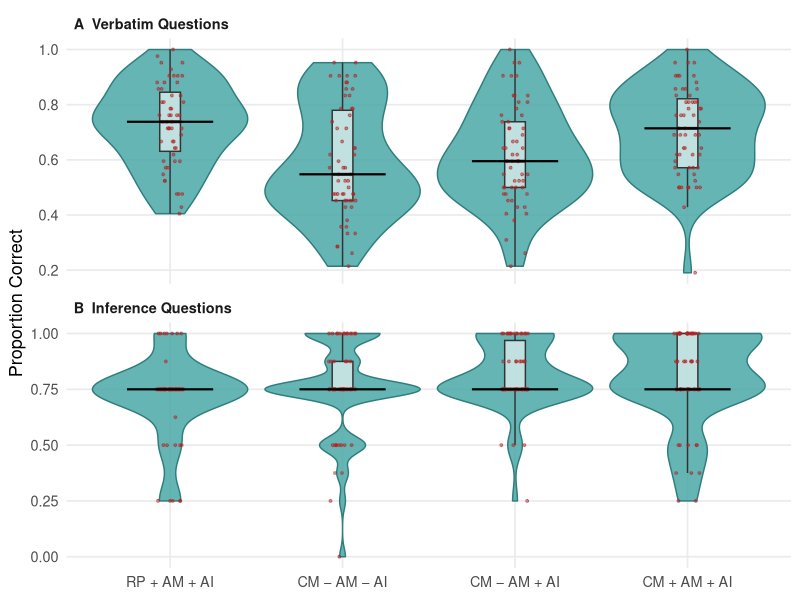

The R source for this figure:
## ---- chunk 1
library(haven)
library(dplyr)
library(tidyr)
library(ggplot2)
library(knitr)

# Partial eta-squared for a one-way (or factorial) aov object
eta_p <- function(model, term) {
  ss <- summary(model)[[1]][["Sum Sq"]]
  rn <- trimws(rownames(summary(model)[[1]]))
  ss_e <- ss[rn == term]
  ss_r <- ss[rn == "Residuals"]
  ss_e / (ss_e + ss_r)
}

# Pretty p-value
fp <- function(p) ifelse(p < 0.001, "< .001", sub("^0", "", sprintf("%.3f", p)))
## ---- chunk 2
d <- read_sav("Data.sav")
d$cond <- factor(as_factor(d$condition),
                 levels = c("RP+AM+RI", "CM-AM-RI", "CM-AM+RI", "CM+AM+RI"))
dim(d)
## ---- chunk 3
verb_cols <- c("Q1","Q2","Q3","Q4","Q5","Q6","Q7","Q8","Q9","Q10","Q11",
               "Q12_Prince_William_Sound","Q12_Alaska","Q13",
               "Q14_clams","Q14_crabs","Q14_fish","Q14_squid",
               "Q14_octopus","Q14_seaurchins","Q14_abalones")
inf_cols  <- c("Q15_protection","Q15_more_invertebrates","Q16_fur","Q16_hunting")

d$verb_score <- rowSums(sapply(d[verb_cols], as.numeric))
d$inf_score  <- rowSums(sapply(d[inf_cols],  as.numeric))
d$verbatim   <- d$verb_score / 21   # proportion correct, verbatim
d$inference  <- d$inf_score  / 4    # proportion correct, inference

c(max_verbatim_points = max(d$verb_score), max_inference_points = max(d$inf_score))
## ---- chunk 4
n_total <- nrow(d)
gender_tab <- table(as_factor(d$gender))
data.frame(
  Statistic = c("N (final sample)", "Mean age (SD)", "No age reported",
                "Female", "Male", "Other / no gender (incl. missing)"),
  Value = c(
    n_total,
    sprintf("%.2f (%.2f)", mean(d$age, na.rm = TRUE), sd(d$age, na.rm = TRUE)),
    sum(is.na(d$age)),
    sprintf("%d (%.1f%%)", gender_tab[["f"]], 100*gender_tab[["f"]]/n_total),
    sprintf("%d (%.1f%%)", gender_tab[["m"]], 100*gender_tab[["m"]]/n_total),
    sprintf("%d (%.1f%%)", gender_tab[["o"]] + sum(is.na(d$gender)),
            100*(gender_tab[["o"]] + sum(is.na(d$gender)))/n_total)
  )
)
table(d$cond)
## ---- chunk 5
desc <- d %>%
  group_by(Condition = cond) %>%
  summarise(
    n = n(),
    `Verbatim M`  = mean(verbatim),  `Verbatim SD`  = sd(verbatim),
    `Inference M` = mean(inference), `Inference SD` = sd(inference),
    `JoL M` = mean(JoL), `JoL SD` = sd(JoL),
    .groups = "drop"
  )
kable(desc, digits = 2,
      caption = "Means and SDs by condition. Compare to paper Section 3 / Figure 3.")
## ---- chunk 6
m_verb <- aov(verbatim ~ cond, data = d)
summary(m_verb)
cat(sprintf("partial eta-squared = %.3f\n", eta_p(m_verb, "cond")))
## ---- chunk 7
tk <- TukeyHSD(m_verb)$cond
kable(round(tk, 4), caption = "Tukey HSD, verbatim questions")
## ---- chunk 8
g <- d$verbatim[d$cond == "CM+AM+RI"]
thr <- mean(g) - 3 * sd(g)
d_no <- d[!(d$cond == "CM+AM+RI" & d$verbatim < thr), ]
cat(sprintf("Removed %d outlier (verbatim = %.2f, threshold = %.3f)\n",
            sum(d$cond == "CM+AM+RI" & d$verbatim < thr),
            g[g < thr], thr))

m_verb2 <- aov(verbatim ~ cond, data = d_no)
summary(m_verb2)
cat(sprintf("partial eta-squared = %.3f\n", eta_p(m_verb2, "cond")))
round(TukeyHSD(m_verb2)$cond[c("CM+AM+RI-RP+AM+RI",
                               "CM+AM+RI-CM-AM+RI",
                               "CM+AM+RI-CM-AM-RI"), "p adj"], 4)
## ---- chunk 9
m_inf <- aov(inference ~ cond, data = d)
summary(m_inf)
cat(sprintf("partial eta-squared = %.3f\n", eta_p(m_inf, "cond")))
## ---- chunk 10
kable(round(TukeyHSD(m_inf)$cond, 4), caption = "Tukey HSD, inference questions")
## ---- chunk 11
d$rp <- factor(ifelse(d$cond == "RP+AM+RI", "RP", "CM"), levels = c("RP", "CM"))
cm <- d$inference[d$rp == "CM"]; rp <- d$inference[d$rp == "RP"]
cat(sprintf("CM (collapsed): M = %.2f, SD = %.2f\n", mean(cm), sd(cm)))

tt <- t.test(inference ~ rp, data = d, var.equal = TRUE)
tt

# Cohen's d (pooled SD)
sp <- sqrt(((length(rp)-1)*var(rp) + (length(cm)-1)*var(cm)) /
             (length(rp) + length(cm) - 2))
cat(sprintf("t(%d) = %.2f, two-tailed p = %.4f, one-tailed p = %.4f, Cohen's d = %.2f\n",
            tt$parameter, tt$statistic, tt$p.value, tt$p.value/2,
            abs(mean(rp) - mean(cm)) / sp))
## ---- chunk 12
plot_df <- d %>%
  select(cond, verbatim, inference) %>%
  pivot_longer(c(verbatim, inference), names_to = "qtype", values_to = "prop") %>%
  mutate(qtype = factor(ifelse(qtype == "verbatim",
                               "A  Verbatim Questions", "B  Inference Questions"),
                        levels = c("A  Verbatim Questions", "B  Inference Questions")))

ggplot(plot_df, aes(cond, prop)) +
  geom_violin(fill = "#4aa8a8", colour = "#2f7d7d", alpha = 0.85,
              scale = "width", trim = TRUE) +
  geom_boxplot(width = 0.12, outlier.shape = NA, fill = "white", alpha = 0.6) +
  geom_jitter(width = 0.08, height = 0, size = 0.7, alpha = 0.5, colour = "#b22222") +
  stat_summary(fun = median, geom = "crossbar", width = 0.5,
               linewidth = 0.3, colour = "black") +
  facet_wrap(~ qtype, ncol = 1, scales = "free_y") +
  scale_x_discrete(labels = c("RP + AM + AI", "CM − AM − AI",
                              "CM − AM + AI", "CM + AM + AI")) +
  labs(x = NULL, y = "Proportion Correct") +
  theme_minimal(base_size = 13) +
  theme(panel.grid.minor = element_blank(),
        strip.text = element_text(face = "bold", hjust = 0))
## ---- chunk 13
m_jol <- aov(JoL ~ cond, data = d)
summary(m_jol)
cat(sprintf("partial eta-squared = %.3f\n", eta_p(m_jol, "cond")))
round(TukeyHSD(m_jol)$cond[c("CM-AM-RI-RP+AM+RI",
                             "CM-AM+RI-RP+AM+RI",
                             "CM+AM+RI-RP+AM+RI"), "p adj"], 4)
## ---- chunk 14
d %>% group_by(Condition = cond) %>%
  summarise(`% with prior experience` =
              round(100 * mean(previous_experience_learning_strategy), 1)) %>%
  kable()
m_pe <- aov(previous_experience_learning_strategy ~ cond, data = d)
summary(m_pe)
cat(sprintf("partial eta-squared = %.3f\n", eta_p(m_pe, "cond")))
## ---- chunk 15
d$pe <- as_factor(d$previous_experience_learning_strategy)
cat("Verbatim:\n"); car::Anova(lm(verbatim  ~ cond * pe, data = d), type = 2)
cat("Inference:\n"); car::Anova(lm(inference ~ cond * pe, data = d), type = 2)
## ---- chunk 16
covs <- c(previous_knowledge_sea_otter = "Prior knowledge (sea otters)",
          difficulty_text = "Text difficulty",
          interest_text = "Interest in text")
res <- lapply(names(covs), function(v) {
  a <- summary(aov(reformulate("cond", v), data = d))[[1]]
  data.frame(Measure = covs[[v]],
             F = round(a[1, "F value"], 2),
             df1 = a[1, "Df"], df2 = a[2, "Df"],
             p = fp(a[1, "Pr(>F)"]))
})
kable(do.call(rbind, res), row.names = FALSE)
## ---- chunk 17
summary_tbl <- tibble::tribble(
  ~Analysis,                                   ~`Paper`,                        ~`Reproduced`,
  "Verbatim ANOVA",                            "F(3,226)=8.33, p<.001, η²p=.10", "F=8.34, p<.001, η²p=.10",
  "Verbatim: RP vs CM+AM+AI (Tukey)",          "p=.854 (n.s.)",                 "p=.854",
  "Verbatim: RP vs CM−AM−AI (Tukey)",          "p<.001",                        "p<.001",
  "Verbatim ANOVA, outlier removed",           "F(3,225)=9.17, p<.001, η²p=.11", "F=9.17, p<.001, η²p=.11",
  "Inference ANOVA",                           "F(3,226)=2.99, p=.032, η²p=.038","F=2.99, p=.032, η²p=.038",
  "Inference: RP vs collapsed CM (t-test)",    "t(228)=2.41, p=.008¹, d=0.36",  "t=2.41, p=.008¹, d=0.36",
  "Judgments of learning ANOVA",               "F(3,226)=10.22, p<.001, η²p=.12","F=10.22, p<.001, η²p=.12",
  "Previous experience ANOVA",                 "F(3,226)=4.46, p=.005, η²p=.056","F=4.46, p=.005, η²p=.056"
)
kable(summary_tbl, caption = "¹ one-tailed")
## ---- chunk 18
sessionInfo()
